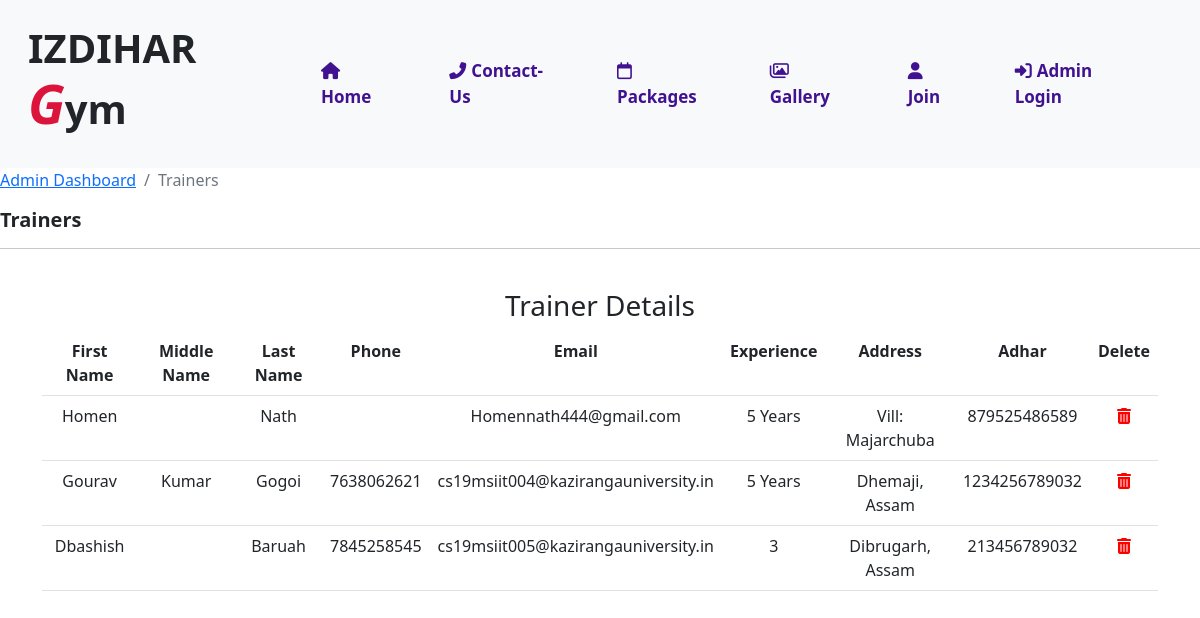
/admin/viewTrainerDetails.php, run on the app's committed database.
### tables this page shows
CREATE TABLE `trainer` (
  `id` int(11) NOT NULL,
  `firstname` varchar(255) NOT NULL,
  `middlename` varchar(255) NOT NULL,
  `lastname` varchar(255) NOT NULL,
  `phone` varchar(255) NOT NULL,
  `email` varchar(255) NOT NULL,
  `experience` varchar(255) NOT NULL,
  `address` varchar(255) NOT NULL,
  `adhar` varchar(255) NOT NULL
);

### admin/viewTrainerDetails.php (the view, shortened to what this page needs)
<!DOCTYPE html>
<html lang="en">
<head>
    <?php include 'header.php'; ?>
</head>
<body>
    <?php include 'navbar.php'; ?>
    <nav aria-label="breadcrumb">
  <ol class="breadcrumb">
    <li class="breadcrumb-item pl-2" aria-current="page"><a href="admindashboard.php">Admin Dashboard</a></li>
    <li class="breadcrumb-item active" aria-current="page">Trainers</li>
  </ol>
  <div class="col-12">
         <h5 style="font-size:20px; font-weight:bold;">Trainers</h5>
         <hr>
      </div>
</nav>
    <div class="container" style="margin: top 20px;">
        <div class="row">
            <div class="col text-center">
                <h3>Trainer Details</h3>
            </div>
        </div>
        <div class="row view-row1">
            <div class="col text-center abcd">
                <table class="table">
                    <tr>
                       <th>First Name</th>
                       <th>Middle Name</th>
                       <th>Last Name</th>
                       <th>Phone</th>
                       <th>Email</th>
                       <th>Experience</th>
                       <th>Address</th>
                       <th>Adhar</th>
                       <th>Delete</th>
                    </tr>
                    <?php
                    include 'connection.php';
                    $selectquery = "select * from trainer";
                    $query = mysqli_query($conn, $selectquery);
                    while($res = mysqli_fetch_array($query))
                    {
                        ?>
                        <tr>
                        <td><?php echo $res['firstname'] ?></td>
                        <td><?php echo $res['middlename'] ?></td>
                        <td><?php echo $res['lastname'] ?></td>
                        <td><?php echo $res['phone'] ?></td>
                        <td><?php echo $res['email'] ?></td>
                        <td><?php echo $res['experience'] ?></td>
                        <td><?php echo $res['address'] ?></td>
                        <td><?php echo $res['adhar'] ?></td>
                        <td><a href="deleteTrainer.php?id=<?php echo $res['id']; ?>"><i class="fas fa-trash-alt" style="color:red"></i></td>
                    </tr>
                 <?php
                }
                ?>
                </table>
            </div>
        </div>
    </div>
</body>
</html>

### data on the page
trainer: firstname "Homen", lastname "Nath", email "Homennath444@gmail.com", experience "5 Years", address "Vill: Majarchuba", adhar "879525486589"
trainer: firstname "Gourav", middlename "Kumar", lastname "Gogoi", phone "7638062621", email "cs19msiit004@kazirangauniversity.in", experience "5 Years", address "Dhemaji, Assam", adhar "1234256789032"
trainer: firstname "Dbashish", lastname "Baruah", phone "7845258545", email "cs19msiit005@kazirangauniversity.in", experience "3", address "Dibrugarh, Assam", adhar "213456789032"
